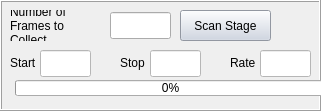
     <widget class="QFrame" name="frame_9">
      <property name="geometry">
       <rect>
        <x>1030</x>
        <y>250</y>
        <width>321</width>
        <height>111</height>
       </rect>
      </property>
      <property name="frameShape">
       <enum>QFrame::Box</enum>
      </property>
      <property name="frameShadow">
       <enum>QFrame::Raised</enum>
      </property>
      <widget class="QPushButton" name="pushButtonScanStage">
       <property name="enabled">
        <bool>true</bool>
       </property>
       <property name="geometry">
        <rect>
         <x>180</x>
         <y>10</y>
         <width>91</width>
         <height>31</height>
        </rect>
       </property>
       <property name="styleSheet">
        <string notr="true">background:rgb(204, 212, 226)</string>
       </property>
       <property name="text">
        <string>Scan Stage</string>
       </property>
      </widget>
      <widget class="QLineEdit" name="lineEditScanStageNumFrames">
       <property name="geometry">
        <rect>
         <x>110</x>
         <y>12</y>
         <width>61</width>
         <height>27</height>
        </rect>
       </property>
       <property name="styleSheet">
        <string notr="true"/>
       </property>
       <property name="readOnly">
        <bool>true</bool>
       </property>
      </widget>
      <widget class="QLabel" name="label_42">
       <property name="geometry">
        <rect>
         <x>10</x>
         <y>10</y>
         <width>91</width>
         <height>31</height>
        </rect>
       </property>
       <property name="text">
        <string>Number of
Frames to Collect</string>
       </property>
       <property name="wordWrap">
        <bool>true</bool>
       </property>
      </widget>
      <widget class="QProgressBar" name="progressBarAutoBench_2">
       <property name="geometry">
        <rect>
         <x>15</x>
         <y>80</y>
         <width>311</width>
         <height>16</height>
        </rect>
       </property>
       <property name="value">
        <number>0</number>
       </property>
      </widget>
      <widget class="QLabel" name="label_196">
       <property name="geometry">
        <rect>
         <x>120</x>
         <y>53</y>
         <width>41</width>
         <height>20</height>
        </rect>
       </property>
       <property name="text">
        <string>Stop</string>
       </property>
      </widget>
      <widget class="QLabel" name="label_197">
       <property name="geometry">
        <rect>
         <x>230</x>
         <y>53</y>
         <width>41</width>
         <height>20</height>
        </rect>
       </property>
       <property name="text">
        <string>Rate</string>
       </property>
      </widget>
      <widget class="QLineEdit" name="lineEditScanStageStop">
       <property name="geometry">
        <rect>
         <x>150</x>
         <y>50</y>
         <width>51</width>
         <height>27</height>
        </rect>
       </property>
       <property name="styleSheet">
        <string notr="true">background:rgb(255, 255, 255)</string>
       </property>
      </widget>
      <widget class="QLabel" name="label_198">
       <property name="geometry">
        <rect>
         <x>10</x>
         <y>53</y>
         <width>41</width>
         <height>20</height>
        </rect>
       </property>
       <property name="text">
        <string>Start</string>
       </property>
      </widget>
      <widget class="QLineEdit" name="lineEditScanStageStart">
       <property name="geometry">
        <rect>
         <x>40</x>
         <y>50</y>
         <width>51</width>
         <height>27</height>
        </rect>
       </property>
       <property name="styleSheet">
        <string notr="true">background:rgb(255, 255, 255)</string>
       </property>
      </widget>
      <widget class="QLineEdit" name="lineEditScanStageRate">
       <property name="geometry">
        <rect>
         <x>260</x>
         <y>50</y>
         <width>51</width>
         <height>27</height>
        </rect>
       </property>
       <property name="styleSheet">
        <string notr="true">background:rgb(255, 255, 255)</string>
       </property>
      </widget>
     </widget>
